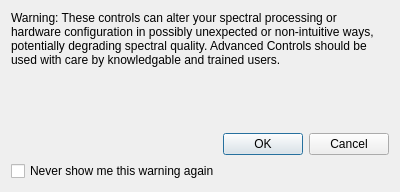
<?xml version="1.0" encoding="UTF-8"?>
<ui version="4.0">
 <class>Dialog</class>
 <widget class="QDialog" name="Dialog">
  <property name="geometry">
   <rect>
    <x>0</x>
    <y>0</y>
    <width>400</width>
    <height>192</height>
   </rect>
  </property>
  <property name="windowTitle">
   <string>Advanced Options Confirmation</string>
  </property>
  <layout class="QVBoxLayout" name="verticalLayout">
   <item>
    <widget class="QLabel" name="label">
     <property name="text">
      <string>Warning: These controls can alter your spectral processing or hardware configuration in possibly unexpected or non-intuitive ways, potentially degrading spectral quality. Advanced Controls should be used with care by knowledgable and trained users.</string>
     </property>
     <property name="textFormat">
      <enum>Qt::PlainText</enum>
     </property>
     <property name="alignment">
      <set>Qt::AlignLeading|Qt::AlignLeft|Qt::AlignTop</set>
     </property>
     <property name="wordWrap">
      <bool>true</bool>
     </property>
    </widget>
   </item>
   <item>
    <widget class="QDialogButtonBox" name="buttonBox">
     <property name="orientation">
      <enum>Qt::Horizontal</enum>
     </property>
     <property name="standardButtons">
      <set>QDialogButtonBox::Cancel|QDialogButtonBox::Ok</set>
     </property>
    </widget>
   </item>
   <item>
    <widget class="QCheckBox" name="checkBox">
     <property name="text">
      <string>Never show me this warning again</string>
     </property>
    </widget>
   </item>
  </layout>
 </widget>
 <resources/>
 <connections>
  <connection>
   <sender>buttonBox</sender>
   <signal>accepted()</signal>
   <receiver>Dialog</receiver>
   <slot>accept()</slot>
   <hints>
    <hint type="sourcelabel">
     <x>248</x>
     <y>254</y>
    </hint>
    <hint type="destinationlabel">
     <x>157</x>
     <y>274</y>
    </hint>
   </hints>
  </connection>
  <connection>
   <sender>buttonBox</sender>
   <signal>rejected()</signal>
   <receiver>Dialog</receiver>
   <slot>reject()</slot>
   <hints>
    <hint type="sourcelabel">
     <x>316</x>
     <y>260</y>
    </hint>
    <hint type="destinationlabel">
     <x>286</x>
     <y>274</y>
    </hint>
   </hints>
  </connection>
 </connections>
</ui>
